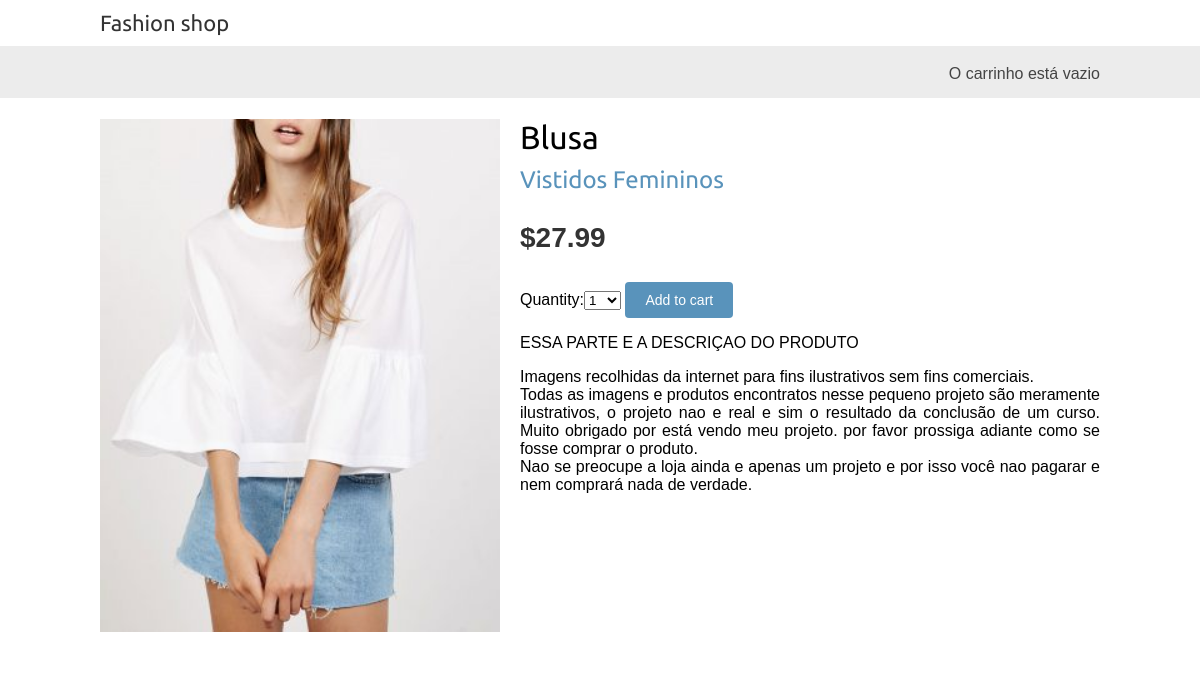
The app's page /14/feminino/ with its own data.
### shop/models.py (models this page shows, shortened)
class Product(models.Model):
	category = models.ForeignKey(Category, related_name = 'products')
	name = models.CharField(max_length=200, db_index=True)
	slug = models.SlugField(max_length=200, db_index=True)
	image = models.ImageField(upload_to='products/%y/%m/%d', blank=True)
	description = models.TextField(blank=True)
	price = models.DecimalField(max_digits=10, decimal_places=2)
	stock = models.PositiveIntegerField()
	avaliable = models.BooleanField()
	created = models.DateTimeField(auto_now_add=True)
	updated = models.DateTimeField(auto_now_add=True)
	class Meta:
		ordering = ('name', )
		index_together = (('id', 'slug'))

class Category(models.Model):
	name = models.CharField(max_length=200, db_index=True)
	slug = models.CharField(max_length=200, db_index=True)
	class Meta:
		ordering = ('name', )
		verbose_name = 'category'
		verbose_name_plural = 'categories'
	def __str__(self):
			return self.name
	def get_absolute_url(self):
		return reverse('shop:product_list_by_category', args=[self.slug])

### shop/views.py (the view)
# urls.py: url(r'^(?P<id>\d+)/(?P<slug>[-\w]+)/$', views.product_detail, name='product_detail'),
def product_detail(request, id, slug):
	product = get_object_or_404(Product, id=id, slug=slug, avaliable=True)
	cart_product_form = CartProductForm()
	return render(request, 'shop/product/detail.html', {'cart_product_form':cart_product_form, 'product':product})

### cart/forms.py
class CartProductForm(forms.Form):
	quantity = forms.TypedChoiceField(choices=PRODUCT_QUANTITY_CHOICES, coerce=int)
	update = forms.BooleanField(required=False, initial=False, widget=forms.HiddenInput)

### cart/cart.py (called while the page is built)
    def __len__(self):
        return sum(item['quantity'] for item in self.cart.values())

### cart/context_processors.py (called while the page is built)
def cart(request):
    return {'cart': Cart(request) }

### shop/templates/shop/product/detail.html (shortened to what this page needs)
{% extends 'shop/base.html' %}
{% load static %}
{% block content %}
	<div class='product-detail'>
		<img src="{% if product.image %}{{ product.image.url }} {% else %} {% static "img/no_image.png" %}{% endif %}">
		<h1> {{ product.name }}</h1>
		<h2><a href="{{ product.category.get_absolute_url }}">{{ product.category }}</a></h2>
		<p class='price'>${{ product.price }}</p>
		<form action="{% url "cart:cart_add" product.id %}" method='POST'>
			{{ cart_product_form }}
			<input type='submit' value='Add to cart'>
		</form>
		{{ product.description|linebreaks }}
	</div>
	{% endblock %}

### shop/static/css/base.css (style rules this page uses)
body { margin:0; padding:0; font-family:helvetica, sans-serif; }
h1, h2, h3, h4, h5 , h6 { font-family: 'Ubuntu', sans-serif; font-weight:normal; }
a { text-decoration:none; color:#5993bb; }
a.button, input[type="submit"] { color:#fff; background:#5993bb; border-radius:4px; padding:10px 20px; font-size:14px; border:0; }
.product-detail { text-align:justify; }
.product-detail .price { color:#333; font-size:28px; font-weight:bold; }
.product-detail img { width:40%; float:left; padding:0 20px 20px 0; }
.product-detail h1 { margin-bottom:0; }
.product-detail h2 { margin-top:10px; }

### records on screen
Product: image (picture), name "Blusa", category "Vistidos Femininos", price "27.99", description "ESSA PARTE E A DESCRIÇAO DO PRODUTO Imagens recolhidas da internet para fins ilustrativos sem fins comerciais. Todas as imagens e produtos encontratos nesse pequeno projeto são meramente ilustrativos, o projeto nao e real e sim o resultado da conclusão de um curso. Muito obrigado por está vendo meu projeto. por favor prossiga adiante como se fosse comprar o produto. Nao se preocupe a loja ainda e apenas um projeto e por isso você nao pagarar e nem comprará nada de verdade."
